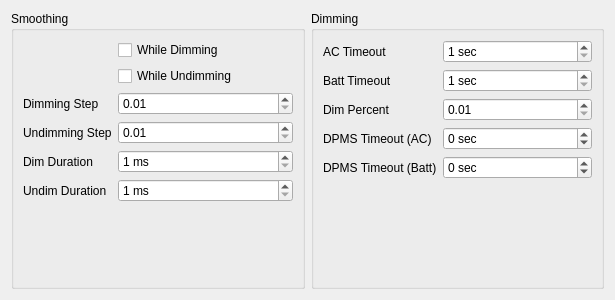
<?xml version="1.0" encoding="UTF-8"?>
<ui version="4.0">
 <class>DimmerTab</class>
 <widget class="QWidget" name="DimmerTab">
  <property name="geometry">
   <rect>
    <x>0</x>
    <y>0</y>
    <width>615</width>
    <height>300</height>
   </rect>
  </property>
  <property name="windowTitle">
   <string>DimmerTab</string>
  </property>
  <layout class="QGridLayout" name="gridLayout_2">
   <item row="0" column="0">
    <widget class="QGroupBox" name="groupBox">
     <property name="title">
      <string>Smoothing</string>
     </property>
     <layout class="QFormLayout" name="formLayout">
      <item row="0" column="1">
       <widget class="QCheckBox" name="smoothDim">
        <property name="text">
         <string>While Dimming</string>
        </property>
       </widget>
      </item>
      <item row="1" column="1">
       <widget class="QCheckBox" name="smoothUndim">
        <property name="text">
         <string>While Undimming</string>
        </property>
       </widget>
      </item>
      <item row="1" column="0">
       <widget class="QLabel" name="label">
        <property name="text">
         <string/>
        </property>
       </widget>
      </item>
      <item row="0" column="0">
       <widget class="QLabel" name="label_2">
        <property name="text">
         <string/>
        </property>
       </widget>
      </item>
      <item row="2" column="0">
       <widget class="QLabel" name="label_3">
        <property name="text">
         <string>Dimming Step</string>
        </property>
       </widget>
      </item>
      <item row="2" column="1">
       <widget class="QDoubleSpinBox" name="dimStep">
        <property name="prefix">
         <string/>
        </property>
        <property name="minimum">
         <double>0.010000000000000</double>
        </property>
        <property name="maximum">
         <double>0.500000000000000</double>
        </property>
        <property name="singleStep">
         <double>0.010000000000000</double>
        </property>
       </widget>
      </item>
      <item row="3" column="0">
       <widget class="QLabel" name="label_4">
        <property name="text">
         <string>Undimming Step</string>
        </property>
       </widget>
      </item>
      <item row="3" column="1">
       <widget class="QDoubleSpinBox" name="undimStep">
        <property name="minimum">
         <double>0.010000000000000</double>
        </property>
        <property name="maximum">
         <double>0.500000000000000</double>
        </property>
        <property name="singleStep">
         <double>0.010000000000000</double>
        </property>
       </widget>
      </item>
      <item row="4" column="0">
       <widget class="QLabel" name="label_5">
        <property name="text">
         <string>Dim Duration</string>
        </property>
       </widget>
      </item>
      <item row="4" column="1">
       <widget class="QSpinBox" name="dimTime">
        <property name="suffix">
         <string> ms</string>
        </property>
        <property name="minimum">
         <number>1</number>
        </property>
        <property name="maximum">
         <number>10000</number>
        </property>
       </widget>
      </item>
      <item row="5" column="0">
       <widget class="QLabel" name="label_6">
        <property name="text">
         <string>Undim Duration</string>
        </property>
       </widget>
      </item>
      <item row="5" column="1">
       <widget class="QSpinBox" name="undimTime">
        <property name="suffix">
         <string> ms</string>
        </property>
        <property name="minimum">
         <number>1</number>
        </property>
        <property name="maximum">
         <number>10000</number>
        </property>
       </widget>
      </item>
     </layout>
    </widget>
   </item>
   <item row="0" column="1">
    <widget class="QGroupBox" name="groupBox_2">
     <property name="title">
      <string>Dimming</string>
     </property>
     <layout class="QFormLayout" name="formLayout_2">
      <item row="0" column="0">
       <widget class="QLabel" name="label_7">
        <property name="text">
         <string>AC Timeout</string>
        </property>
       </widget>
      </item>
      <item row="0" column="1">
       <widget class="QSpinBox" name="acTimeout">
        <property name="suffix">
         <string> sec</string>
        </property>
        <property name="minimum">
         <number>1</number>
        </property>
        <property name="maximum">
         <number>10000</number>
        </property>
       </widget>
      </item>
      <item row="1" column="0">
       <widget class="QLabel" name="label_8">
        <property name="text">
         <string>Batt Timeout</string>
        </property>
       </widget>
      </item>
      <item row="1" column="1">
       <widget class="QSpinBox" name="battTimeout">
        <property name="suffix">
         <string> sec</string>
        </property>
        <property name="minimum">
         <number>1</number>
        </property>
        <property name="maximum">
         <number>10000</number>
        </property>
       </widget>
      </item>
      <item row="2" column="0">
       <widget class="QLabel" name="label_9">
        <property name="text">
         <string>Dim Percent</string>
        </property>
       </widget>
      </item>
      <item row="2" column="1">
       <widget class="QDoubleSpinBox" name="dimPct">
        <property name="minimum">
         <double>0.010000000000000</double>
        </property>
        <property name="maximum">
         <double>1.000000000000000</double>
        </property>
        <property name="singleStep">
         <double>0.010000000000000</double>
        </property>
       </widget>
      </item>
      <item row="3" column="0">
       <widget class="QLabel" name="label_10">
        <property name="text">
         <string>DPMS Timeout (AC)</string>
        </property>
       </widget>
      </item>
      <item row="3" column="1">
       <widget class="QSpinBox" name="dpmsAc">
        <property name="toolTip">
         <string>-1 to disable.</string>
        </property>
        <property name="suffix">
         <string> sec</string>
        </property>
        <property name="minimum">
         <number>-1</number>
        </property>
        <property name="maximum">
         <number>50000</number>
        </property>
       </widget>
      </item>
      <item row="4" column="0">
       <widget class="QLabel" name="label_11">
        <property name="text">
         <string>DPMS Timeout (Batt)</string>
        </property>
       </widget>
      </item>
      <item row="4" column="1">
       <widget class="QSpinBox" name="dpmsBat">
        <property name="toolTip">
         <string>-1 to disable.</string>
        </property>
        <property name="suffix">
         <string> sec</string>
        </property>
        <property name="minimum">
         <number>-1</number>
        </property>
        <property name="maximum">
         <number>50000</number>
        </property>
       </widget>
      </item>
     </layout>
    </widget>
   </item>
  </layout>
 </widget>
 <resources/>
 <connections/>
</ui>
